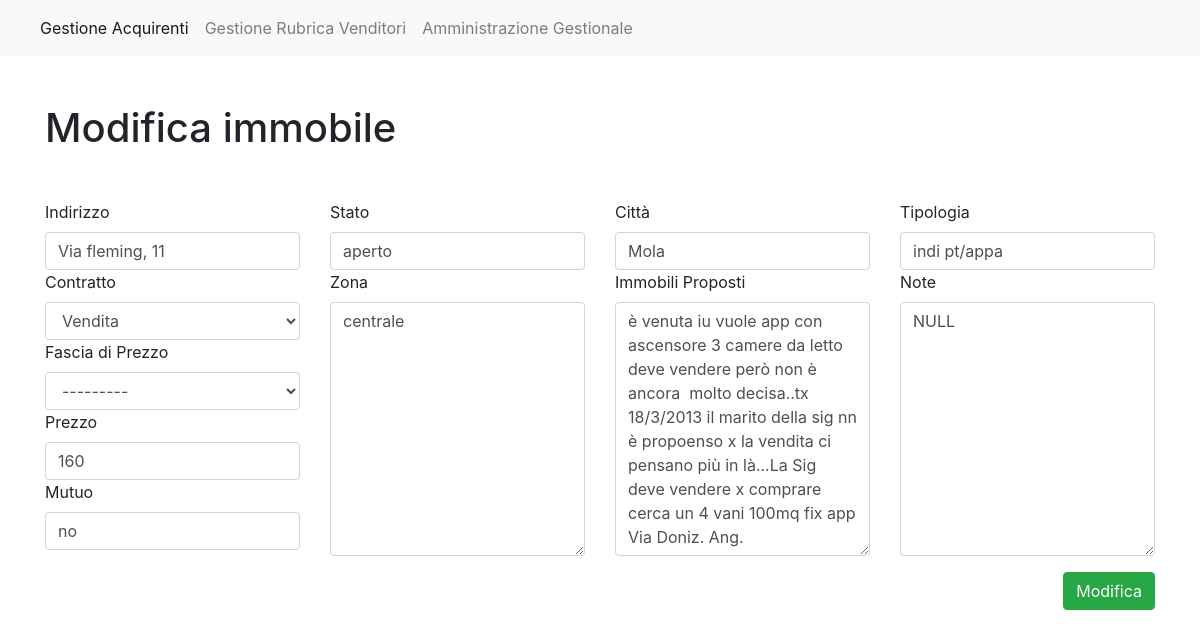
The page /immobili/modifica_immobile/6/ on the database its author committed.
### core/models.py (models this page shows, shortened)
class Immobile(models.Model):
    data = models.DateField(auto_now_add = True, null=True)
    indirizzo = models.CharField(max_length=100)
    stato = models.CharField(max_length=100)
    citta = models.CharField(max_length=100)
    zona = models.CharField(max_length=5000)
    mutuo = models.CharField(max_length=2)
    immobili_proposti = models.CharField(max_length=5000)
    prezzo = models.IntegerField()
    tipologia = models.CharField(max_length=200, null=True)
    contratto = models.ForeignKey(Contratto, on_delete=models.DO_NOTHING, null=True)
    cliente = models.ForeignKey(Cliente, on_delete=models.DO_NOTHING, null=True)
    note = models.CharField(max_length=5000, null=True)
    fascia_prezzo = models.ForeignKey(FasciaPrezzo, on_delete=models.DO_NOTHING, null=True)

### core/views.py (the view, shortened to what this page needs)
# urls.py: path('immobili/modifica_immobile/<int:pk>/', views.modifica_immmobile, name="modifica_immobile"),
def modifica_immmobile ( request , pk ) :
    immobile_pk = get_object_or_404 ( Immobile , pk=pk )
    if request.method == 'GET' :
        form = FormImmobili ( instance=immobile_pk )
        formCliente = FormCliente ( instance=immobile_pk.cliente )
        return render ( request , 'form_immobile.html' , { 'form' : form , 'formCliente' : formCliente } )

### core/models.py (called while the page is built)
    def __str__(self):
        return str(self.fascia_min) + " - " + str(self.fascia_max)

    def __str__(self):
        return self.tipologia_contratto

### templates/form_immobile.html (shortened to what this page needs)
{%  extends 'index.html' %}
{% block content %}
    <div class="container mt-5">
        {% if form.indirizzo.value is not None %}
            <h1>Modifica immobile</h1>
        {% else %}
            <h1>Aggiungi nuovo immobile</h1>
        {% endif %}
        <form class="mt-5" method="POST">
            <div class="row">
                <div class="col-xl-3">
                    <label for="indirizzo">Indirizzo</label>
                    {{ form.indirizzo }}
                </div>
                <div class="col-xl-3">
                    <label for="stato">Stato</label>
                    {{ form.stato }}
                </div>
                <div class="col-xl-3">
                    <label for="città">Città</label>
                    {{ form.citta }}
                </div>
                <div class="col-xl-3">
                    <label for="tipologia">Tipologia</label>
                    {{ form.tipologia }}
                </div>
            </div>
            <div class="row">
                <div class="col-xl-3">
                    <label for="contratto">Contratto</label>
                    {{ form.contratto }}
                    <label for="fascia_prezzo">Fascia di Prezzo</label>
                    {{ form.fascia_prezzo }}
                    <label for="prezzo">Prezzo</label>
                    {{ form.prezzo }}
                 <label for="mutuo">Mutuo</label>
                    {{ form.mutuo }}
                </div>
                <div class="col-xl-3">
                    <label for="zona">Zona</label>
                    {{ form.zona }}
                </div>
                <div class="col-xl-3">
                    <label for="immobili_proposti">Immobili Proposti</label>
                    {{ form.immobili_proposti }}
                </div>
                <div class="col-xl-3">
                    <label for="note">Note</label>
                    {{ form.note }}
                </div>
            </div>
            {%  if form.indirizzo.value is not None %}
                <button class="btn btn-success mt-3" type="submit" id="button_submit_immobile" style="float: right">Modifica</button>
            {% else %}
                <button class="btn btn-success mt-3" type="submit" id="button_submit_immobile" style="float: right">Inserisci</button>
            {% endif %}
        </form>
        <br>
    </div>
{% endblock %}

### rows shown on the page
Immobile: indirizzo "Via fleming, 11", stato "aperto", citta "Mola", tipologia "indi pt/appa", contratto "Vendita", fascia_prezzo "---------", prezzo "160", mutuo "no", zona "centrale", immobili_proposti "è venuta iu vuole app con ascensore 3 camere da letto deve vendere però non è ancora molto decisa..tx 18/3/2013 il marito della sig nn è propoenso x la vendita ci pensano più in là...La Sig deve vendere x comprare cerca un 4 vani 100mq fix app Via Doniz. Ang.", note "NULL"
